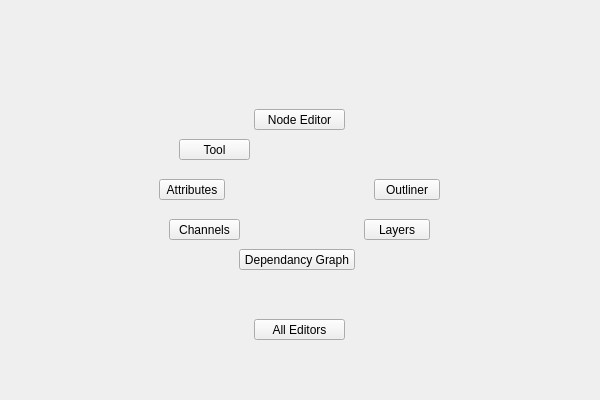
<?xml version="1.0" encoding="UTF-8"?>
<ui version="4.0">
 <class>QtUi</class>
 <widget class="QMainWindow" name="QtUi">
  <property name="enabled">
   <bool>true</bool>
  </property>
  <property name="geometry">
   <rect>
    <x>0</x>
    <y>0</y>
    <width>600</width>
    <height>400</height>
   </rect>
  </property>
  <property name="sizePolicy">
   <sizepolicy hsizetype="Ignored" vsizetype="Ignored">
    <horstretch>0</horstretch>
    <verstretch>0</verstretch>
   </sizepolicy>
  </property>
  <property name="minimumSize">
   <size>
    <width>0</width>
    <height>0</height>
   </size>
  </property>
  <property name="maximumSize">
   <size>
    <width>16777215</width>
    <height>16777215</height>
   </size>
  </property>
  <property name="cursor">
   <cursorShape>ArrowCursor</cursorShape>
  </property>
  <property name="windowTitle">
   <string>Toolkit</string>
  </property>
  <property name="whatsThis">
   <string>main</string>
  </property>
  <property name="toolButtonStyle">
   <enum>Qt::ToolButtonIconOnly</enum>
  </property>
  <property name="tabShape">
   <enum>QTabWidget::Triangular</enum>
  </property>
  <property name="dockNestingEnabled">
   <bool>true</bool>
  </property>
  <property name="dockOptions">
   <set>QMainWindow::AllowNestedDocks|QMainWindow::AllowTabbedDocks|QMainWindow::AnimatedDocks|QMainWindow::ForceTabbedDocks</set>
  </property>
  <widget class="QWidget" name="mainWindow">
   <property name="sizePolicy">
    <sizepolicy hsizetype="Ignored" vsizetype="Ignored">
     <horstretch>0</horstretch>
     <verstretch>0</verstretch>
    </sizepolicy>
   </property>
   <layout class="QGridLayout" name="gridLayout">
    <item row="0" column="0">
     <widget class="QWidget" name="staticWindow" native="true">
      <widget class="QWidget" name="w003" native="true">
       <property name="geometry">
        <rect>
         <x>35</x>
         <y>10</y>
         <width>101</width>
         <height>351</height>
        </rect>
       </property>
      </widget>
      <widget class="QWidget" name="w000" native="true">
       <property name="geometry">
        <rect>
         <x>140</x>
         <y>10</y>
         <width>301</width>
         <height>71</height>
        </rect>
       </property>
      </widget>
      <widget class="QWidget" name="w001" native="true">
       <property name="geometry">
        <rect>
         <x>445</x>
         <y>10</y>
         <width>101</width>
         <height>351</height>
        </rect>
       </property>
      </widget>
      <widget class="QWidget" name="widget" native="true">
       <property name="geometry">
        <rect>
         <x>140</x>
         <y>90</y>
         <width>300</width>
         <height>181</height>
        </rect>
       </property>
       <widget class="QPushButton" name="v004">
        <property name="geometry">
         <rect>
          <x>20</x>
          <y>120</y>
          <width>71</width>
          <height>21</height>
         </rect>
        </property>
        <property name="minimumSize">
         <size>
          <width>0</width>
          <height>21</height>
         </size>
        </property>
        <property name="maximumSize">
         <size>
          <width>16777215</width>
          <height>21</height>
         </size>
        </property>
        <property name="toolTip">
         <string/>
        </property>
        <property name="whatsThis">
         <string>dynLayout</string>
        </property>
        <property name="text">
         <string>Channels</string>
        </property>
       </widget>
       <widget class="QPushButton" name="v002">
        <property name="geometry">
         <rect>
          <x>30</x>
          <y>40</y>
          <width>71</width>
          <height>21</height>
         </rect>
        </property>
        <property name="minimumSize">
         <size>
          <width>0</width>
          <height>21</height>
         </size>
        </property>
        <property name="maximumSize">
         <size>
          <width>16777215</width>
          <height>21</height>
         </size>
        </property>
        <property name="toolTip">
         <string/>
        </property>
        <property name="whatsThis">
         <string>dynLayout</string>
        </property>
        <property name="text">
         <string>Tool</string>
        </property>
       </widget>
       <widget class="QPushButton" name="v000">
        <property name="geometry">
         <rect>
          <x>10</x>
          <y>80</y>
          <width>66</width>
          <height>21</height>
         </rect>
        </property>
        <property name="minimumSize">
         <size>
          <width>0</width>
          <height>21</height>
         </size>
        </property>
        <property name="maximumSize">
         <size>
          <width>16777215</width>
          <height>21</height>
         </size>
        </property>
        <property name="toolTip">
         <string/>
        </property>
        <property name="whatsThis">
         <string>dynLayout</string>
        </property>
        <property name="text">
         <string>Attributes</string>
        </property>
       </widget>
       <widget class="QPushButton" name="v001">
        <property name="geometry">
         <rect>
          <x>225</x>
          <y>80</y>
          <width>66</width>
          <height>21</height>
         </rect>
        </property>
        <property name="minimumSize">
         <size>
          <width>0</width>
          <height>21</height>
         </size>
        </property>
        <property name="maximumSize">
         <size>
          <width>16777215</width>
          <height>21</height>
         </size>
        </property>
        <property name="toolTip">
         <string/>
        </property>
        <property name="whatsThis">
         <string>dynLayout</string>
        </property>
        <property name="text">
         <string>Outliner</string>
        </property>
       </widget>
       <widget class="QPushButton" name="v003">
        <property name="geometry">
         <rect>
          <x>215</x>
          <y>120</y>
          <width>66</width>
          <height>21</height>
         </rect>
        </property>
        <property name="minimumSize">
         <size>
          <width>0</width>
          <height>21</height>
         </size>
        </property>
        <property name="maximumSize">
         <size>
          <width>16777215</width>
          <height>21</height>
         </size>
        </property>
        <property name="toolTip">
         <string/>
        </property>
        <property name="whatsThis">
         <string>dynLayout</string>
        </property>
        <property name="text">
         <string>Layers</string>
        </property>
       </widget>
       <widget class="QPushButton" name="v006">
        <property name="geometry">
         <rect>
          <x>90</x>
          <y>150</y>
          <width>116</width>
          <height>21</height>
         </rect>
        </property>
        <property name="minimumSize">
         <size>
          <width>0</width>
          <height>21</height>
         </size>
        </property>
        <property name="maximumSize">
         <size>
          <width>16777215</width>
          <height>21</height>
         </size>
        </property>
        <property name="toolTip">
         <string/>
        </property>
        <property name="whatsThis">
         <string>dynLayout</string>
        </property>
        <property name="text">
         <string>Dependancy Graph</string>
        </property>
       </widget>
       <widget class="QPushButton" name="v005">
        <property name="geometry">
         <rect>
          <x>105</x>
          <y>10</y>
          <width>91</width>
          <height>21</height>
         </rect>
        </property>
        <property name="minimumSize">
         <size>
          <width>0</width>
          <height>21</height>
         </size>
        </property>
        <property name="maximumSize">
         <size>
          <width>16777215</width>
          <height>21</height>
         </size>
        </property>
        <property name="toolTip">
         <string/>
        </property>
        <property name="whatsThis">
         <string>dynLayout</string>
        </property>
        <property name="text">
         <string>Node Editor</string>
        </property>
       </widget>
      </widget>
      <widget class="QWidget" name="w002" native="true">
       <property name="geometry">
        <rect>
         <x>140</x>
         <y>280</y>
         <width>301</width>
         <height>81</height>
        </rect>
       </property>
       <property name="whatsThis">
        <string/>
       </property>
       <widget class="QPushButton" name="i000">
        <property name="geometry">
         <rect>
          <x>105</x>
          <y>30</y>
          <width>91</width>
          <height>21</height>
         </rect>
        </property>
        <property name="minimumSize">
         <size>
          <width>0</width>
          <height>21</height>
         </size>
        </property>
        <property name="maximumSize">
         <size>
          <width>16777215</width>
          <height>21</height>
         </size>
        </property>
        <property name="toolTip">
         <string/>
        </property>
        <property name="whatsThis">
         <string>editors_lower</string>
        </property>
        <property name="text">
         <string>All Editors</string>
        </property>
       </widget>
      </widget>
     </widget>
    </item>
   </layout>
  </widget>
 </widget>
 <resources/>
 <connections/>
 <designerdata>
  <property name="gridDeltaX">
   <number>5</number>
  </property>
  <property name="gridDeltaY">
   <number>10</number>
  </property>
  <property name="gridSnapX">
   <bool>true</bool>
  </property>
  <property name="gridSnapY">
   <bool>true</bool>
  </property>
  <property name="gridVisible">
   <bool>true</bool>
  </property>
 </designerdata>
</ui>
